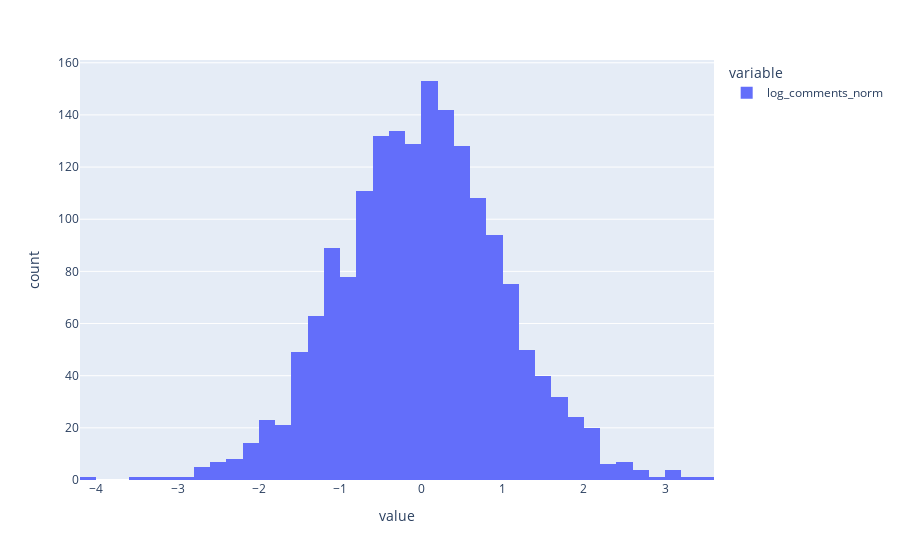
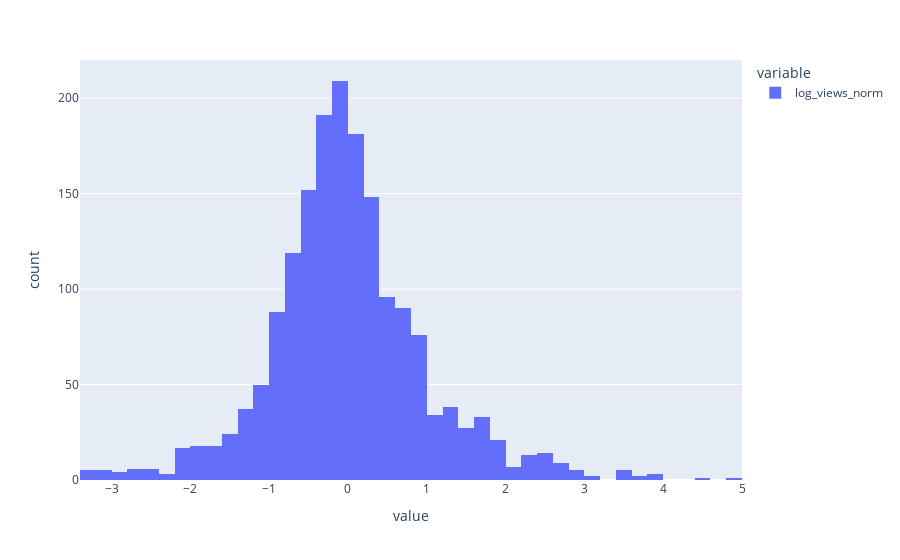
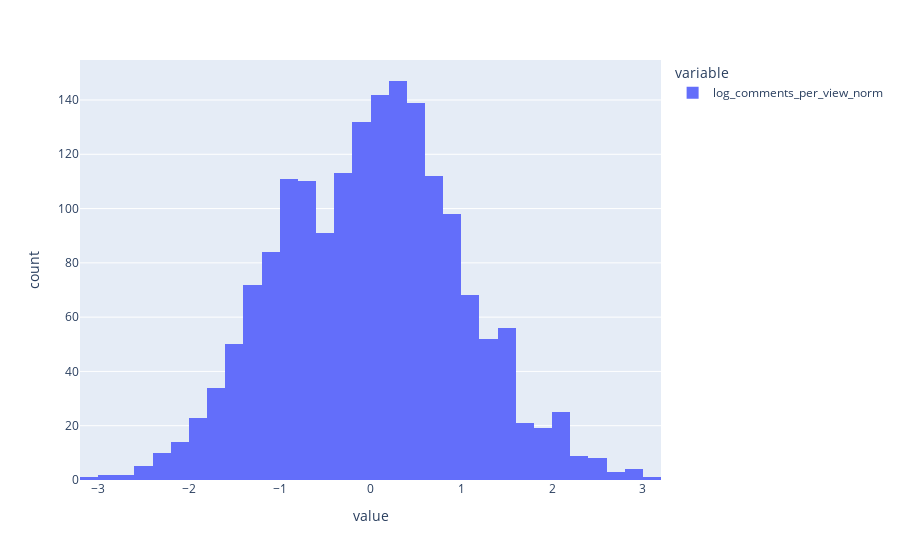

These figures' notebook cell, in order:
### Markdown cell above
# Views target set

### Code cell
import plotly.express as px
    
log_views = np.log(df['views'])
df['log_views_norm'] = (log_views - log_views.mean()) / log_views.std()
px.histogram(df['log_comments_norm']).show()

log_comments = np.log(df['comments'])
df['log_comments_norm'] = (log_comments - log_comments.mean()) / log_comments.std()
px.histogram(df['log_views_norm']).show()

comments_per_view = df['comments'] / df['views']
log_comments_per_view = np.log(comments_per_view)
df['log_comments_per_view_norm'] = (log_comments_per_view - log_comments_per_view.mean()) / log_comments_per_view.std()
px.histogram(df['log_comments_per_view_norm']).show()

### Figure 1 — Plotly figure (JSON) as saved in the notebook; plotly's stock layout.template omitted (floating-point values rounded to 4 significant figures; data arrays with more than 128 entries replaced by an {"elided": "..."} marker saying what was removed)
{"data": [{"alignmentgroup": "True", "bingroup": "x", "hovertemplate": "variable=log_comments_norm<br>value=%{x}<br>count=%{y}<extra></extra>", "legendgroup": "log_comments_norm", "marker": {"color": "#636efa", "pattern": {"shape": ""}}, "name": "log_comments_norm", "offsetgroup": "log_comments_norm", "orientation": "v", "showlegend": true, "x": {"elided": "1758 float values"}, "xaxis": "x", "yaxis": "y", "type": "histogram"}], "layout": {"xaxis": {"anchor": "y", "domain": [0.0, 1.0], "title": {"text": "value"}}, "yaxis": {"anchor": "x", "domain": [0.0, 1.0], "title": {"text": "count"}}, "legend": {"title": {"text": "variable"}, "tracegroupgap": 0}, "margin": {"t": 60}, "barmode": "relative"}}

### Figure 2 — Plotly figure (JSON) as saved in the notebook; plotly's stock layout.template omitted (floating-point values rounded to 4 significant figures; data arrays with more than 128 entries replaced by an {"elided": "..."} marker saying what was removed)
{"data": [{"alignmentgroup": "True", "bingroup": "x", "hovertemplate": "variable=log_views_norm<br>value=%{x}<br>count=%{y}<extra></extra>", "legendgroup": "log_views_norm", "marker": {"color": "#636efa", "pattern": {"shape": ""}}, "name": "log_views_norm", "offsetgroup": "log_views_norm", "orientation": "v", "showlegend": true, "x": {"elided": "1758 float values"}, "xaxis": "x", "yaxis": "y", "type": "histogram"}], "layout": {"xaxis": {"anchor": "y", "domain": [0.0, 1.0], "title": {"text": "value"}}, "yaxis": {"anchor": "x", "domain": [0.0, 1.0], "title": {"text": "count"}}, "legend": {"title": {"text": "variable"}, "tracegroupgap": 0}, "margin": {"t": 60}, "barmode": "relative"}}

### Figure 3 — Plotly figure (JSON) as saved in the notebook; plotly's stock layout.template omitted (floating-point values rounded to 4 significant figures; data arrays with more than 128 entries replaced by an {"elided": "..."} marker saying what was removed)
{"data": [{"alignmentgroup": "True", "bingroup": "x", "hovertemplate": "variable=log_comments_per_view_norm<br>value=%{x}<br>count=%{y}<extra></extra>", "legendgroup": "log_comments_per_view_norm", "marker": {"color": "#636efa", "pattern": {"shape": ""}}, "name": "log_comments_per_view_norm", "offsetgroup": "log_comments_per_view_norm", "orientation": "v", "showlegend": true, "x": {"elided": "1758 float values"}, "xaxis": "x", "yaxis": "y", "type": "histogram"}], "layout": {"xaxis": {"anchor": "y", "domain": [0.0, 1.0], "title": {"text": "value"}}, "yaxis": {"anchor": "x", "domain": [0.0, 1.0], "title": {"text": "count"}}, "legend": {"title": {"text": "variable"}, "tracegroupgap": 0}, "margin": {"t": 60}, "barmode": "relative"}}
